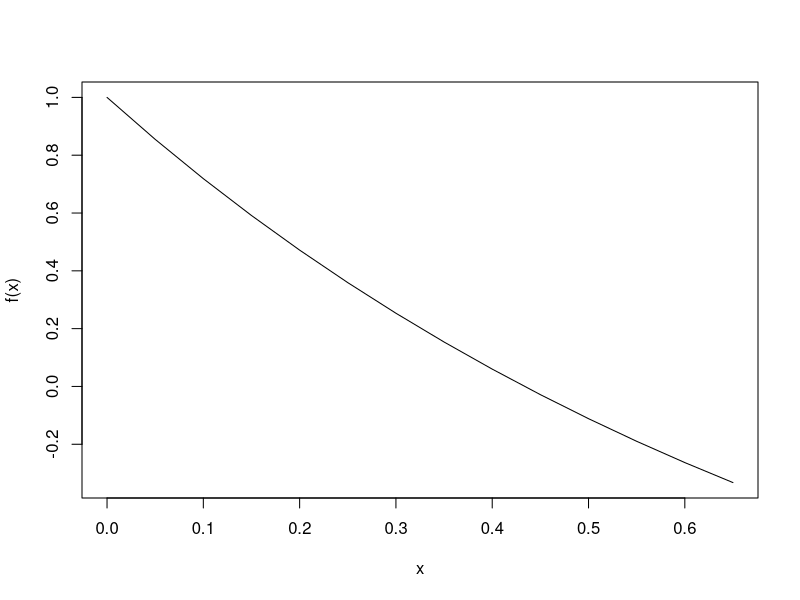

Write the R code that produced this figure.
f=function(x) exp(-2*x)-sin(x)

graphic <- function(f,x){
  my.frame = data.frame(x,f(x))
  print(my.frame)
  plot(x,f(x), type="l")
}
graphic(f,seq(0,0.65,0.05))

bisectionroot = function(f, xmin, xmax, tol=1e-4){
  a= xmin; b= xmax
  #check inputs
  if (a >= b){
    cat("error: xmin > xmax \n")
    return(NULL)
  }
  if (f(a) == 0){
    return(a)
  }
  else if (f(b) == 0){
    return(b)
  }
  else if (f(a)*f(b) > 0){
    cat("error: f(xmin) and f(xmax) of same sign \n")
    return(NULL)
  }
  #if inputs OK, converge to root
  iter = 0
  while ((b-a) > tol){
    c= (a+b)/2
    if (f(c)==0){
      return (c)
    }
    else if (f(a)*f(c) <0){
      b =c 
    }
    else {
      a = c
    }
    iter = iter +1
  }
  return (c((a+b)/2, iter, (b-a))) #root, iterations, precision
}
bisectionroot(f,0.4,0.45)